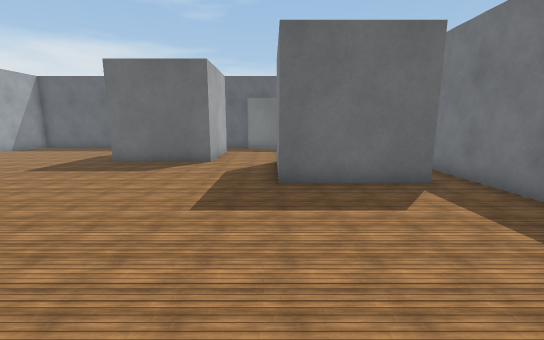
[1] (above)

16 first-person views from a walk through a robot-simulator world made for Webots. The camera is 0.8 m above the floor, tilts 10° down and sees 90° across. The floor is counted in squares, 0.5 m on a side. Each view is taken from the middle of a square. On the plan, view 1 faces up. The plan holds only what a view shows up to about 14 squares ahead; the rest is blank. The robots in the file are not drawn. Webots' stock objects and surfaces are drawn as simple stand-ins.

[2]
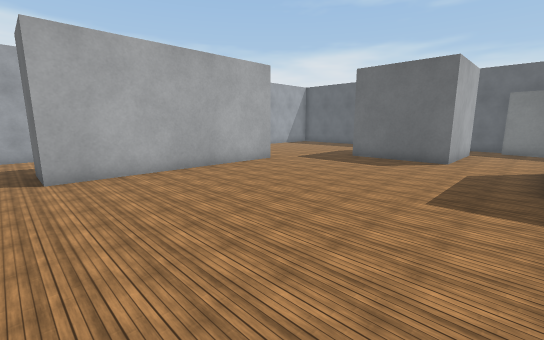

[3]
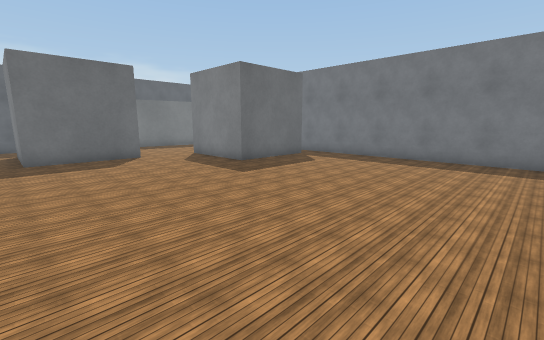

[4]
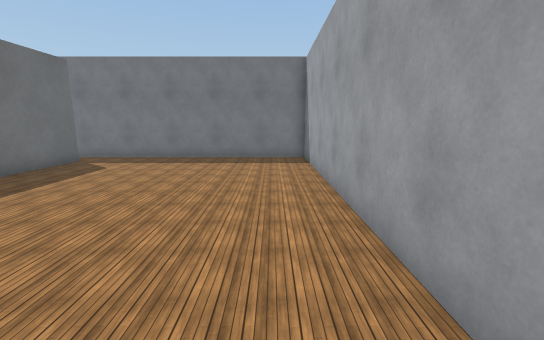

[5]
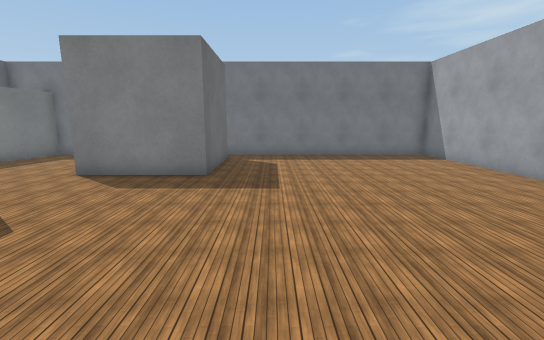

[6]
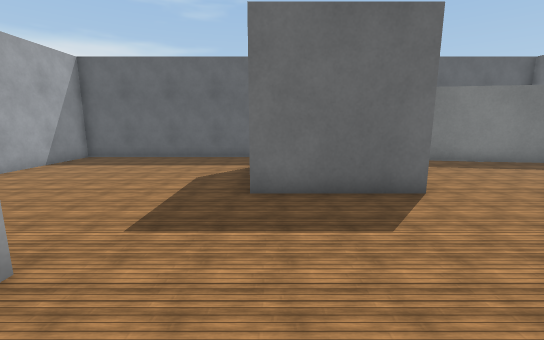

[7]
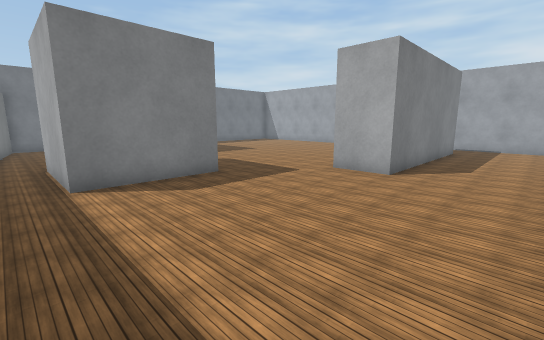

[8]
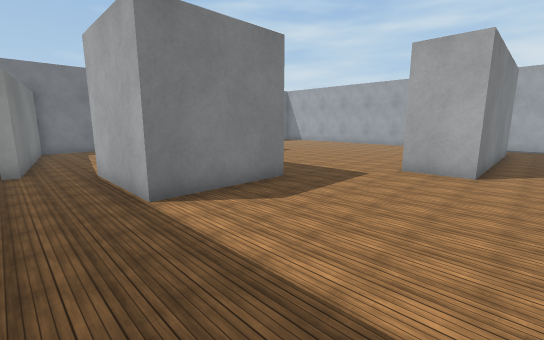

[9]
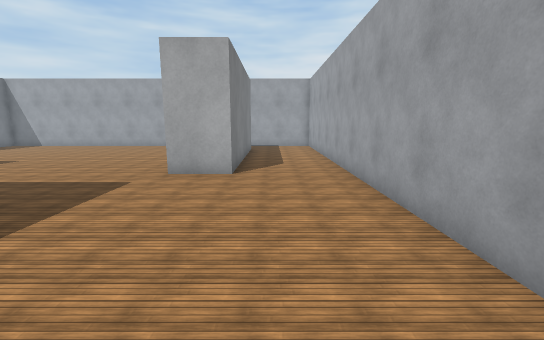

[10]
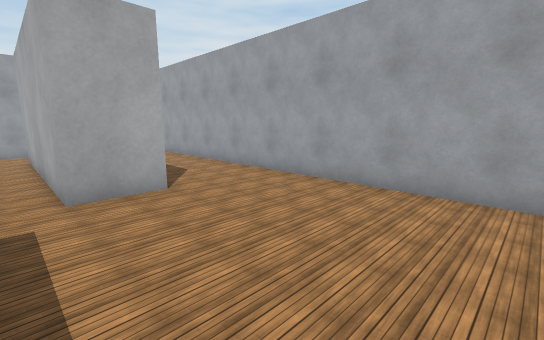

[11]
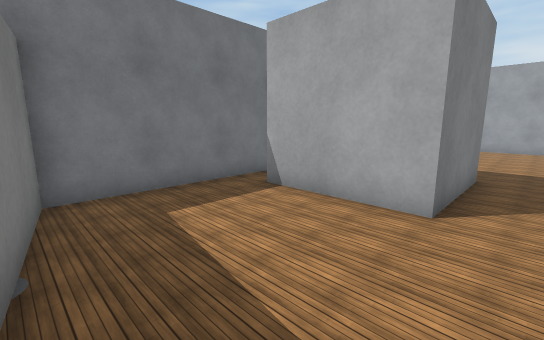

[12]
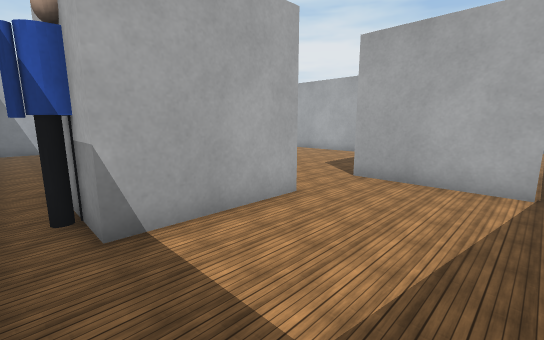

[13]
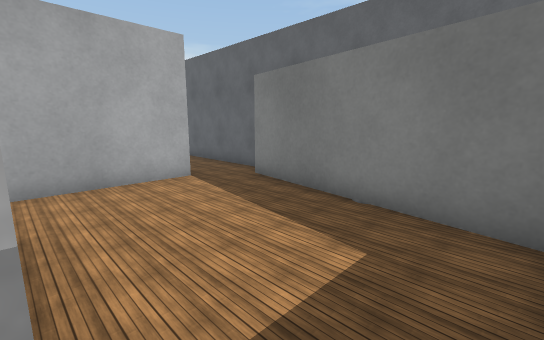

[14]
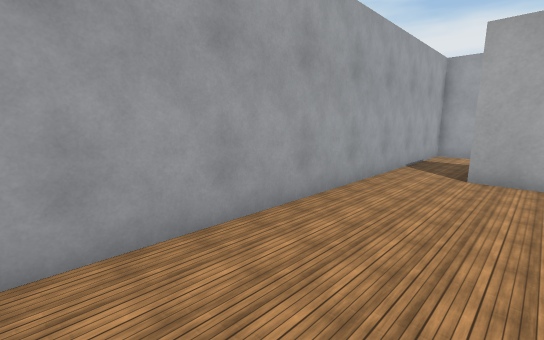

[15]
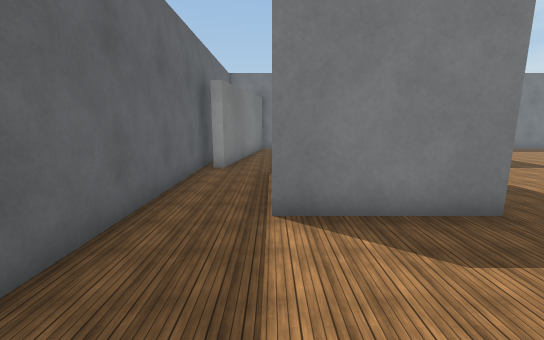

[16]
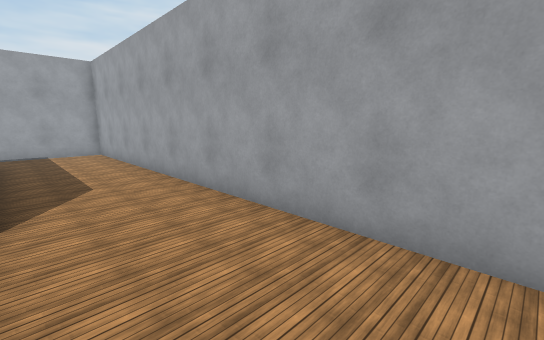

### Floor plan
Key: @ floor where view 1 was taken; # wall or solid block; . floor; B grey box; L blank board; P person.
Columns run from 15 left of view 1 to 6 right of it. Each row starts with its distance up from view 1.
 18 #################
 17 #.............LLL
 16 #................LLLLL
 15 #........BBBB........#
 14 #........B  B........#
 13 #........B  B........#
 12 #........B  B........#
 11 #........BBBB..BBBBB.#
 10 #..............B   PP#
  9 #..............B   B.#
  8 #..............B   B.#
  7 #...###........BBBBB.#
  6 #...###..............#
  5 #...###..............#
  4 #...###..............#
  3 #...###..............#
  2 #...###..............#
  1 #...###..............#
  0 #...###........@.....#
 -1 #....................#
 -2 #....................#
 -3 ######################

Where each view was taken, in squares from view 1:
view 1: 0 up, 0 right, facing up
view 2: 1 down, 0 right, facing up-left
view 3: 2 down, 7 left, facing up-right
view 4: 1 down, 7 left, facing right
view 5: 5 up, 8 left, facing right
view 6: 5 up, 6 left, facing up
view 7: 16 up, 14 left, facing down-right
view 8: 17 up, 12 left, facing down-right
view 9: 16 up, 12 left, facing down
view 10: 14 up, 8 left, facing down-left
view 11: 16 up, 1 left, facing down-right
view 12: 15 up, 5 right, facing down-left
view 13: 11 up, 5 right, facing up-left
view 14: 1 up, 0 right, facing down-left
view 15: 15 up, 11 left, facing right
view 16: 13 up, 11 left, facing down-left
